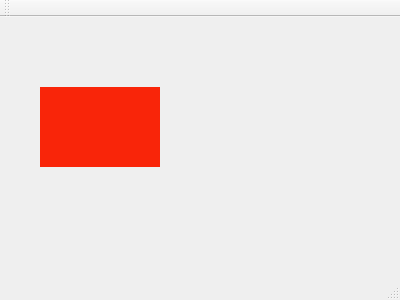
<?xml version="1.0" encoding="UTF-8"?>
<ui version="4.0">
 <class>MainWindow</class>
 <widget class="QMainWindow" name="MainWindow">
  <property name="geometry">
   <rect>
    <x>0</x>
    <y>0</y>
    <width>400</width>
    <height>300</height>
   </rect>
  </property>
  <property name="windowTitle">
   <string>testchildbodyresizer</string>
  </property>
  <widget class="QWidget" name="centralWidget">
   <widget class="QWidget" name="widget" native="true">
    <property name="geometry">
     <rect>
      <x>40</x>
      <y>70</y>
      <width>120</width>
      <height>80</height>
     </rect>
    </property>
    <property name="styleSheet">
     <string notr="true">background-color: rgb(249, 37, 9);</string>
    </property>
   </widget>
  </widget>
  <widget class="QMenuBar" name="menuBar">
   <property name="geometry">
    <rect>
     <x>0</x>
     <y>0</y>
     <width>400</width>
     <height>22</height>
    </rect>
   </property>
  </widget>
  <widget class="QToolBar" name="mainToolBar">
   <attribute name="toolBarArea">
    <enum>TopToolBarArea</enum>
   </attribute>
   <attribute name="toolBarBreak">
    <bool>false</bool>
   </attribute>
  </widget>
  <widget class="QStatusBar" name="statusBar"/>
 </widget>
 <layoutdefault spacing="6" margin="11"/>
 <resources/>
 <connections/>
</ui>
